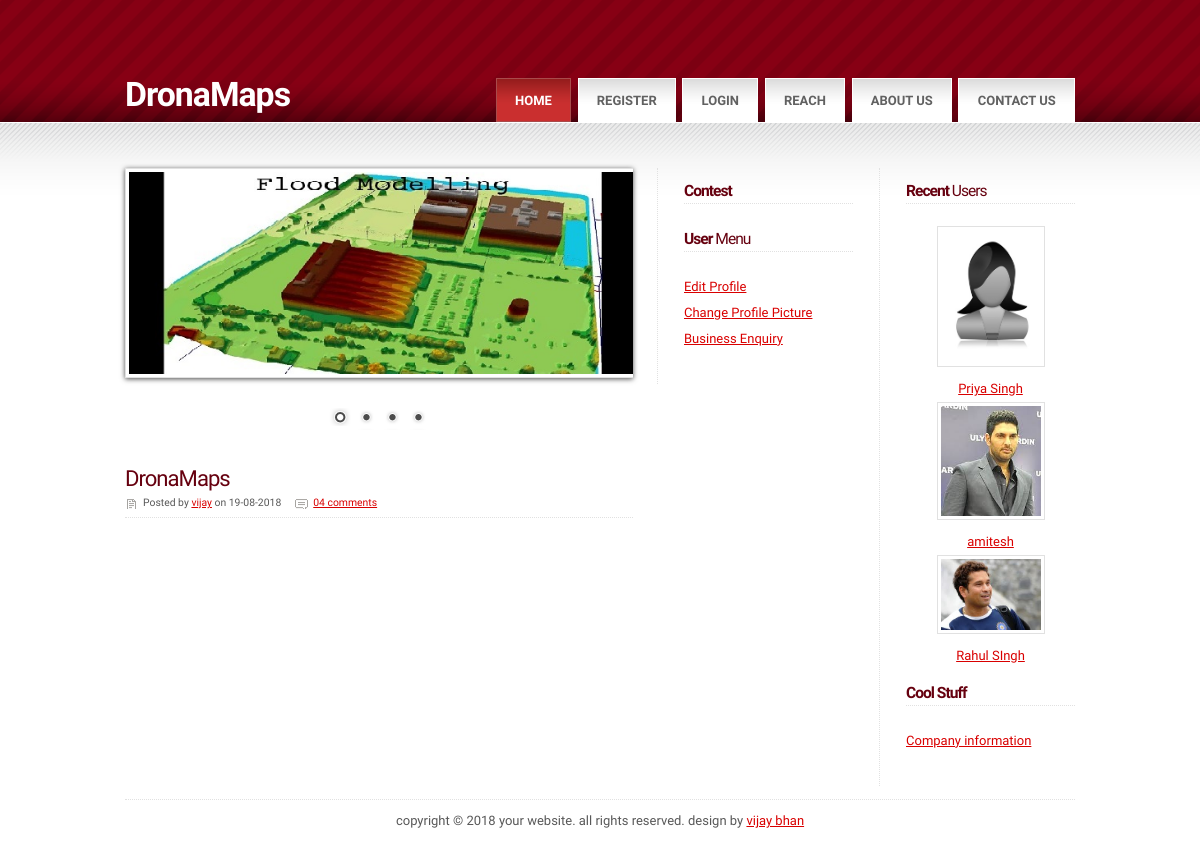
The page / on the database its author committed.
### tables this page shows
CREATE TABLE `soc_user` (
  `user_id` int(6) NOT NULL AUTO_INCREMENT,
  `user_name` varchar(250) DEFAULT NULL,
  `user_gender` tinyint(1) DEFAULT NULL,
  `user_city` int(5) DEFAULT NULL,
  `user_email` varchar(250) DEFAULT NULL,
  `user_pwd` varchar(25) DEFAULT NULL,
  `user_dob` date DEFAULT NULL,
  `user_addon` datetime DEFAULT NULL,
  `user_actcode` varchar(15) DEFAULT NULL,
  `user_status` tinyint(1) DEFAULT NULL,
  `user_about` varchar(1000) DEFAULT NULL,
  `user_hobbies` varchar(1000) DEFAULT NULL,
  `user_music` varchar(1000) DEFAULT NULL,
  `user_sports` varchar(1000) DEFAULT NULL,
  `user_political` varchar(1000) DEFAULT NULL,
  `user_img` varchar(255) DEFAULT NULL,
  PRIMARY KEY (`user_id`)
);

### common.php (called while the page is built, shortened)
<?php
function user_det($id,$field)
{
	$query="select ".$field." from soc_user where user_id='".$id."'";
	$result=mysql_query($query);
	$row=mysql_fetch_assoc($result);
	return $row[$field];
}
function user_img($id)
{
	if(user_det($id,"user_img")=="")
	{
		if(user_det($id,"user_gender")=='1')
		{
			return "noimagemale.jpg";
		}
		else
		{
			return "noimagefemale.jpg";
		}
	}
	else
	{
		return user_det($id,"user_img");
	}
}
?>

### layout.php (the view, shortened to what this page needs)
<?php
require('common.php');
function page_head()
{
?>
<!DOCTYPE html PUBLIC "-//W3C//DTD XHTML 1.0 Strict//EN" "http://www.w3.org/TR/xhtml1/DTD/xhtml1-strict.dtd">
<html>
<head>
<link rel="stylesheet" type="text/css" href="style.css" />
</head>
<?php
}
function body_head()
{
?>
<div id="header">
	<div id="header_inner" class="fixed">
		<div id="logo">
			<h1><span><bold>DronaMaps</bold></span></h1>
			<h2></h2>
		</div>
		<div id="menu">
			<ul>
				<li><a href="#" class="active">Home</a></li>
				<?php
				if(isset($_SESSION['sid']))
				{
				?>
				<li><a href="#">Profile</a></li>
				<li><a href="upload.php">Upload Photo</a></li>
				<li><a href="logout.php">Logout</a></li>
				<?php
				}
				else
				{
				?>
				<li><a href="registration.php">Register</a></li>
				<li><a href="login.php">Login</a></li>
				<?php } ?>
			    <li><a href="Business.php">Reach</a></li>
				<li><a href="aboutus.php">About Us</a></li>
				<li><a href="contactus.php">Contact US</a></li>
			</ul>
		</div>
	</div>
</div>
<?php
}
function sidebar1()
{
?>
<div id="columnB_3columns">
				<h4><span>Contest</span> </h4>
				<h4><span>User </span>Menu</h4>
				<ul class="links">
				<li class="first"><a href="editprofile.php">Edit Profile</a></li>
				<li><a href="changepic.php">Change Profile Picture</a></li>
				<li><a href="nextround.php">Business Enquiry</a></li>
				</ul>
			</div>
<?php
}
function sidebar2()
{
?>
<div id="columnC_3columns">
				<h4><span>Recent </span>Users</h4>
				<ul class="links">
				<?php
				$query="select user_id from soc_user order by user_addon desc limit 3";
				$result=mysql_query($query);
				while($row=mysql_fetch_assoc($result))
				{
				?>
				<li style="text-align:center;">
				<a href="viewprofile.php?uid=<?php echo $row['user_id']; ?>">
				<img src="user_ppic/<?php echo user_img($row['user_id']); ?>" style="max-width:100px;">
				<br/><?php echo user_det($row['user_id'],"user_name"); ?>
				</a></li>
				<?php
				}
				?>
				<h4><span>Cool Stuff</h4>
				<ul class="links">
				<li class="first"><a href="https://www.dronamaps.com">Company information</a></li>
				</ul>
			</div>
<?php
}
function footer()
{
?>
<div id="footer" class="fixed">
	Copyright &copy; 2018 Your Website. All rights reserved. Design by <a href="#">vijay bhan</a>
</div>
<?php
}
?>

### style.css (style rules this page uses)
div.fixed { width: 950px !important; }
* { margin: 0em; padding: 0em; }
body { background-color: #fff; color: #585858; font-size: 13px; font-family: Calibri,'Open Sans Condensed', sans-serif; }
h1,h2,h3,h4,h5,h6 { font-weight: normal; letter-spacing: -1px; }
h3,h4,h5,h6 { color: #66000F; }
h1 span { font-weight: bold; }
h4 span { font-weight: bold; }
img { padding: 3px; border: solid 1px #e1e1e1; }
a { text-decoration: underline; color: #D90000; }
ul.links { list-style: none; }
ul.links li { line-height: 2em; }
#header { width:100%; height:122px; background: #440000 url('images/n1.gif') repeat-x; }
#header_inner { position: relative; width: 950px; height:122px; margin: 0 auto; }
#logo { position: absolute; bottom: 0.6em; }
#logo h1 { display: inline; color: #fff; font-size: 2.6em; }
#logo h2 { display: inline; padding-left: 0.5em; color: #E5CCD0; font-size: 1.0em; }
#menu { position: absolute; right: 0em; bottom: 0em; }
#menu ul { list-style: none; }
#menu li { float: left; }
#menu li a { margin-left: 0.5em; display: block; padding: 1.1em 1.4em 1.0em 1.4em; background: #fff url('images/n4.gif') repeat-x; border: solid 1px #fff; color: #616161; font-weight: bold; font-size: 1.0em; text-transform: Uppercase; text-decoration: none; }
#menu li a.active { background: #CA2F2F url('images/n3.gif') repeat-x; color: #fff; border: solid 1px #A94B4B; }
#main_inner ul { margin-bottom: 2.0em; }
#main_inner h3,h4 { border-bottom: dotted 1px #E1E1E1; position: relative; }
#main_inner h4 { font-size: 1.2em; padding-bottom: 0.175em; margin-bottom: 1.4em; margin-top: 0.95em; }
#footer { width: 950px; margin: 0 auto; text-align: center; clear: both; border-top: dotted 1px #E1E1E1; margin-top: 1.0em; margin-bottom: 1.0em; padding-top: 1.0em; text-transform: lowercase; }
#columnB_3columns { width: 13.0em; float: left; padding: 0em 2em 0.5em 2em; border-left: dotted 1px #E1E1E1; }
#columnC_3columns { width: 13.0em; float: left; padding: 0em 0em 0.5em 2em; border-left: dotted 1px #E1E1E1; }

### rows shown on the page
soc_user: shows a picture, user_det($row['user_id'],"user_name") "Priya Singh"
soc_user: user_id+user_img (picture), user_det($row['user_id'],"user_name") "amitesh"
soc_user: user_id+user_img (picture), user_det($row['user_id'],"user_name") "Rahul SIngh"
